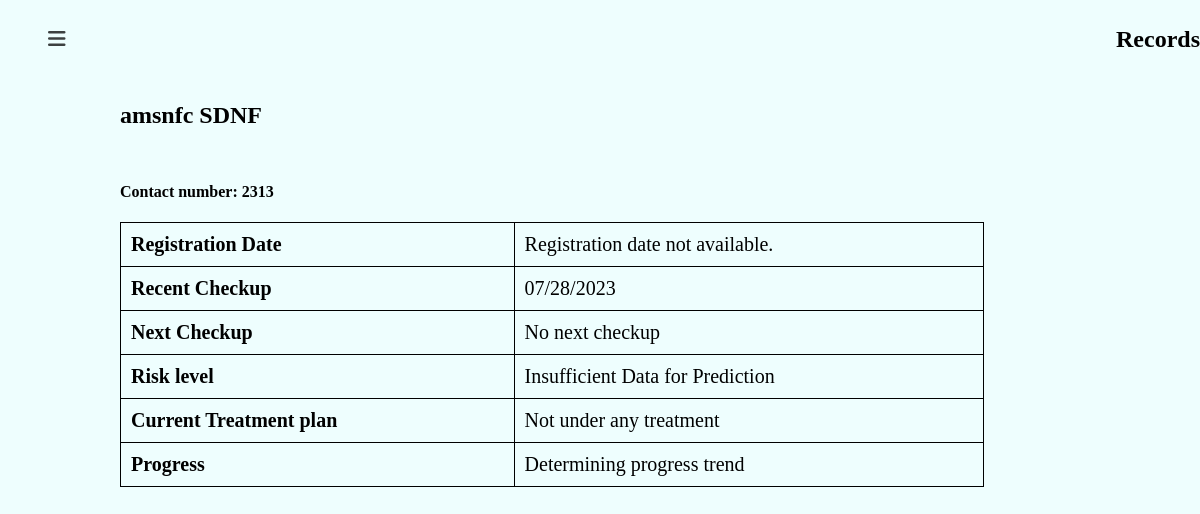
Page /patient-record-view.php (signed in) on the committed database.
### tables this page shows
CREATE TABLE `regpatients` (
  `id` int(11) NOT NULL,
  `firstName` varchar(50) NOT NULL,
  `lastName` varchar(50) NOT NULL,
  `emailAddress` varchar(50) NOT NULL,
  `institution` varchar(100) NOT NULL,
  `password` text DEFAULT NULL,
  `illness` varchar(200) NOT NULL,
  `address` varchar(200) NOT NULL,
  `age` int(11) NOT NULL,
  `gender` varchar(10) NOT NULL,
  `phoneNumber` varchar(12) NOT NULL,
  `status` int(11) NOT NULL,
  `profilePhoto` blob NOT NULL,
  `date_registered` datetime NOT NULL DEFAULT current_timestamp(),
  `date_updated` datetime NOT NULL DEFAULT current_timestamp() ON UPDATE current_timestamp()
);

### risk-prediction.php (called while the page is built, shortened)
<?php
include_once 'conn.php';
$userID = $_SESSION['id'];
for ($i = 0; $i < 7; $i++) {
    $sleepTableName = 'patientsleeplog';
    $mealsTableName = 'patientsmeallog';
    $exerciseTableName = 'patientsexerciselog';
    $sleepData = array();
    $mealsData = array();
    $exerciseData = array();
    $riskLevels = array();
    fetchDataForDay($conn, $userID, $sleepTableName, $sleepData, $mealsData, $exerciseData, $riskLevels, $i);
    fetchDataForDay($conn, $userID, $mealsTableName, $sleepData, $mealsData, $exerciseData, $riskLevels, $i);
    fetchDataForDay($conn, $userID, $exerciseTableName, $sleepData, $mealsData, $exerciseData, $riskLevels, $i);
    if (count($riskLevels) > 0) {
        $samples = [];
        foreach ($riskLevels as $key => $value) {
            $samples[] = [$sleepData[$key], $mealsData[$key], $exerciseData[$key]];
        }
        $labels = $riskLevels;
        $classifier = new KNearestNeighbors();
        $classifier->train($samples, $labels);
        $latestData = [$sleepData[count($riskLevels) - 1], $mealsData[count($riskLevels) - 1], $exerciseData[count($riskLevels) - 1]];
        $predictedRiskLevel = $classifier->predict($latestData);
    } else {
        $predictedRiskLevel = 3;
    }
}
?>

### patient-record-view.php (the view, shortened to what this page needs)
<!DOCTYPE html>
<html lang="en">
<head>
    <link rel="stylesheet" href="style.css">
</head>
<body class="profileBody">
<div class="header">
    <?php
    include_once 'notif-menu.php';
    ?>
</div>
<div class="mainBody" id="patient-records-section">
    <section style="margin-top: 0; margin-left: 10%;" id="singlePatientRecords">
        <?php
        $pID = isset($_GET['p']) ? $_GET['p'] : $_SESSION['id'];
        $stmt3 = mysqli_query($conn, "SELECT * FROM regPatients where id = '$pID' ") or die(mysqli_error($conn));
        if ($stmt3) {
            if (mysqli_num_rows($stmt3) > 0) {
                while ($result = mysqli_fetch_array($stmt3)) {
                    ?>
                    <h2 style="width: 30%; margin-left: 0;"><?php echo $result["firstName"] . ' ' . $result["lastName"] ?></h2>
                    <h4 style="margin-left: 0;"><strong>Contact number:</strong> <?php echo $result["phoneNumber"] ?></h4>
                    <table style="margin-left: 0;">
                        <tr>
                            <th>Registration Date</th>
                            <td><?php
                                if (isset($result["registrationDate"]) && $result["registrationDate"] !== null) {
                                    $regDate = new DateTime($result["registrationDate"]);
                                    echo $regDate->format('m/d/Y');
                                } else {
                                    echo "Registration date not available.";
                                }
                                ?></td>
                        </tr>
                        <?php
    $sql = mysqli_query($conn, "SELECT appointmentDate FROM appointments WHERE patientID='$pID' ORDER BY appointmentDate");
    $recentCheckupDate = null;
    $nextCheckupDate = null;
    if (mysqli_num_rows($sql) > 0) {
        $currentDate = new DateTime();
        while ($result = mysqli_fetch_array($sql)) {
            $appointmentDate = new DateTime($result["appointmentDate"]);
            if ($appointmentDate < $currentDate) {
                $recentCheckupDate = $appointmentDate;
            }
            elseif ($appointmentDate > $currentDate) {
                $nextCheckupDate = $appointmentDate;
                break;
            }
        }
    }
    echo '<tr>';
    echo '<th>Recent Checkup</th>';
    echo '<td>';
    if ($recentCheckupDate) {
        echo $recentCheckupDate->format('m/d/Y');
    } else {
        echo 'No recent checkup';
    }
    echo '</td>';
    echo '</tr>';
    echo '<tr>';
    echo '<th>Next Checkup</th>';
    echo '<td>';
    if ($nextCheckupDate) {
        echo $nextCheckupDate->format('m/d/Y');
    } else {
        echo 'No next checkup';
    }
    echo '</td>';
    echo '</tr>';
    ?>
    <tr>
        <th>Risk level</th>
        <td><?php
            include 'risk-prediction.php';
            if (isset($predictedRiskLevel)) {
                $status = $predictedRiskLevel;
                switch ($status) {
                    case 3:
                        echo "Insufficient Data for Prediction";
                }
            } else {
                echo "Risk level undetermined.";
            }
            ?></td>
    </tr>
    <tr>
        <th>Current Treatment plan</th>
        <td><?php
            if (isset($result['dosage'])) {
            } else {
                echo "Not under any treatment";
            }
            ?></td>
    </tr>
    <tr>
        <th>Progress</th>
        <td>
            <?php
            if (isset($predictedRiskLevel)) {
                $status = $predictedRiskLevel;
                switch ($status) {
                    default:
                        echo "Determining progress trend";
                }
            } else {
                echo "Progress trend undetermined.";
            }
            ?>
        </td>
    </tr>
</table>
                    <?php
                }
            } else {
                echo "No records found for the specified ID.";
            }
        } else {
            echo "Error executing the SQL query: " . mysqli_error($conn);
        }
        ?>
    </section>
</div>
</body>
</html>

### style.css (style rules this page uses)
* { box-sizing: border-box; }
.home, .reg-body, .dash-body, .profileBody, .privacy-policy-body { display: flex; flex-direction: column; background-color: rgba(190, 252, 254, 0.25); margin: 0; }
.privacy-policy-body h1, h2 { margin:3%; }
.mainBody, #editProfileSection, #doctor-records-section { display: flex; flex-direction: row; }
.mainBody section { width: 90%; }
.header { margin-left: 4%; margin-top: 1.5%; display: flex; flex-direction: row; justify-content: space-between; }
#doctor-records-section section,#patient-records-section section, #dash-body section { display: flex; flex-direction: column; margin-top: 1.25%; }
#doctor-records-section table, #patient-records-section table { width: 80%; margin-left: 5%; font-size: 1.25em; border-collapse: collapse; }
#doctor-records-section tr, #patient-records-section tr { width: 100%; }
td,th { padding: 0.5em; }
table, th, td { border: 1px solid; text-align: left; border-collapse: collapse; }

### rows in the picture
regpatients: firstName "amsnfc", lastName "SDNF", phoneNumber "2313", format "07/28/2023"

### other values in the picture
headerName() "Records"
